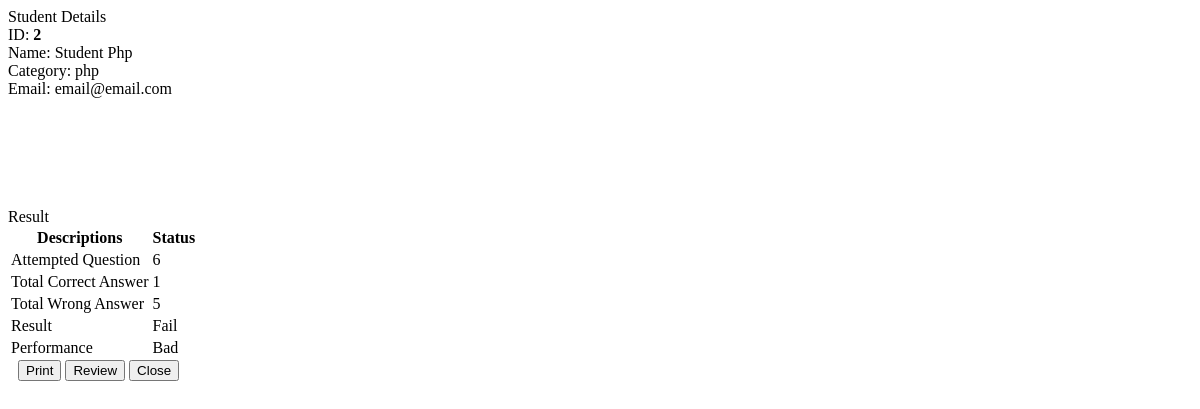
Page /php/result2.php (signed in) on the committed database.
### tables this page shows
CREATE TABLE IF NOT EXISTS `result_students` (
  `id` int(10) NOT NULL AUTO_INCREMENT,
  `student_id` int(10) NOT NULL,
  `test_id` int(10) NOT NULL,
  `total_marks` int(10) DEFAULT NULL,
  `attempt` int(10) NOT NULL,
  PRIMARY KEY (`id`)
);

CREATE TABLE IF NOT EXISTS `students` (
  `id` int(10) NOT NULL AUTO_INCREMENT,
  `fullname` varchar(100) NOT NULL,
  `username` varchar(50) NOT NULL,
  `password` varchar(50) NOT NULL,
  `email` varchar(50) NOT NULL,
  `login_type` varchar(50) NOT NULL,
  `studentcategory` varchar(10) NOT NULL,
  `stud_city` varchar(50) NOT NULL,
  `stud_phone` varchar(50) NOT NULL,
  `isActive` tinyint(1) NOT NULL DEFAULT '1',
  `attendTest` int(1) NOT NULL DEFAULT '0',
  `test_id` int(10) NOT NULL,
  `score` int(10) NOT NULL,
  PRIMARY KEY (`id`)
);

### php/result2.php (the view, shortened to what this page needs)
<?php
$id = $_SESSION['id'];
$sql = "select * from score_students where stud_id = '$id'";
$result = mysql_query($sql) or die(mysql_error());
$count = mysql_num_rows($result);
?>
<!DOCTYPE html>
<html>
<head>
</head>
<body>
<?php
$sql = "select * from result_students where student_id = '$id'";
$result = mysql_query($sql) or die(mysql_error());
$row = mysql_fetch_object($result);
$sid = $row->student_id;
$tm = $row->total_marks;
?>
<div class="panel-body">
    <div class="row">
        <div class="col-md-12">
		<?php
						$sql2 = "select * from students where id = '$sid'";
						$result2 = mysql_query($sql2) or die(mysql_error());
						$value = mysql_fetch_object($result2);
						$fullname = $value->fullname;
						$email = $value->email;
						$category = $value->studentcategory;
				?>
                    <div class="panel panel-default height">
                        <div class="panel-heading">Student Details</div>
                        <div class="panel-body">
						ID: <strong><?php echo $sid; ?></strong><br>
						Name: <?php echo $fullname;  ?><br>
						Category: <?php echo $category; ?><br>
						Email: <?php echo $email;  ?><br>
                        </div>
                    </div>
            <div class="panel panel-default">
                        <div class="panel-heading panel-heading-custom">
                            <i class="fa fa-bar-chart-o fa-fw"></i> Result
                        </div>
                        <div class="panel-body">
                            <div class="col-md-7">
                                <table class="table">
                                    <thead>
                                        <tr>
                                            <th>Descriptions</th>
                                            <th>Status</th>
                                        </tr>
                                    </thead>
                                    <tbody>
                                        <tr>
                                            <td>Attempted Question</td>
                                            <td><?php echo $count; ?></td>
                                        </tr>
                                        <tr>
                                            <td>Total Correct Answer</td>
                                            <td><?php echo $tm; ?></td>
                                        </tr>
                                        <tr>
                                            <td>Total Wrong Answer</td>
                                            <td><?php echo $wrong = $count - $tm; ?></td>
                                        </tr>
                                        <tr>
                                            <td>Result</td>
                                            <td><?php if($tm == '') { return; }  if($tm >= 20) {?> <span class="label label-success">Pass</span> <?php } else { ?> <span class="label label-danger">Fail</span> <?php } ?></td>
                                        </tr>
                                        <tr>
                                            <td>Performance</td>
                                            <td>
											<?php if($tm <=10 ) {echo 'Bad';}
													else if($tm <=15) {echo 'Improve';}
													else if($tm <=20) {echo 'Good';}
													else if($tm <=25) {echo 'Better';}
													else if($tm <=28) {echo 'Best';}
											?>
											</td>
                                        </tr>
                                    </tbody>
                                </table>
                            </div>
                            </div>
                            <div class="panel-group" id="accordion" role="tablist" aria-multiselectable="true">
                                <button class="btn btn-primary" onclick="javascript:window.print();" style="margin-left:10px;"><i class="fa fa-print"></i>Print</button>
								<button class="btn btn-primary btnReview"><i class="fa fa-print"></i>Review</button>
								<button name="submit" type="submit" value="Save" class="btn pull-center closediv" data-offset-top="0">Close</button>
                            </div>
                        </div>
                    </div>
</div>
</body>
</html>

### php/result2.php (style rules this page uses)
.height { min-height: 200px; }

### rows in the picture
result_students: student "2", total_marks "1", $wrong=$count-$tm "5"
students: fullname "Student Php", studentcategory "php", email "email@email.com"

### other values in the picture
$count "6"
